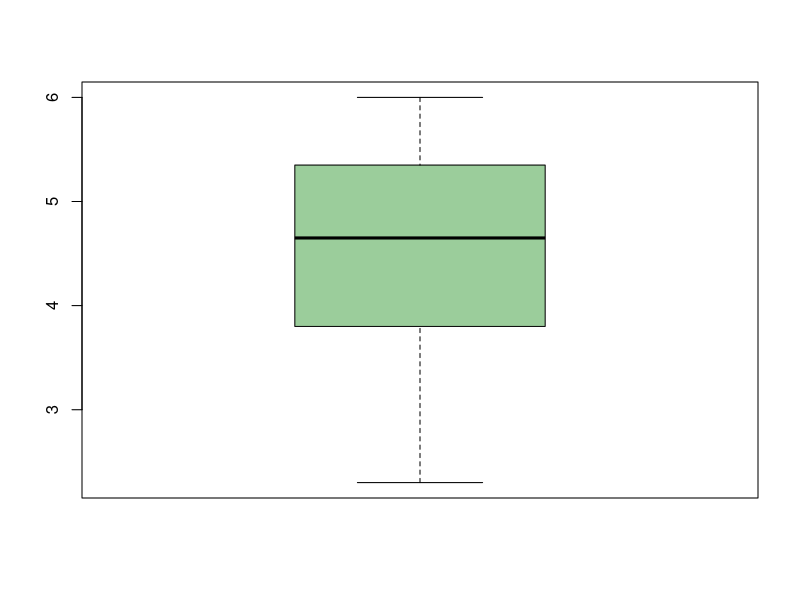

R code for this plot:
zahlen <- c(4.2, 2.3, 5.6, 4.5, 4.8, 3.9, 5.9, 2.4, 5.9, 6, 4, 3.7, 5, 5.2, 4.5, 3.6, 5, 6, 2.8, 3.3, 5.5, 4.2, 4.9, 5.1)
mean(zahlen)

# Länge der Vektoren
length(zahlen)

# bestimmte Zahlen aus zahlen 
zahlen[c(3, 5, 10:12)]

# Empirische Varianz / Mass für Variabilität oder Streuung der Messwerte
var(zahlen)

# Emprirische Standardabweichung / „Mittlere” Abweichung vom Mittelwert
sd(zahlen)

# Median --> Robust
median(zahlen)

# Arithmetisches Mittel --> Durch veränderung einer Beobachtung stark beeinflusst
mean(zahlen)

# Quanitle
quantile(zahlen, p = c(0.25, 0.75), type = 2)
quantile(zahlen, p = seq(from = 0.2, to = 1, by = 0.2), type = 2)

# Quartilsdifferenz
IQR(zahlen, type = 2)

# Boxplot
boxplot(zahlen, col = "darkseagreen3")

# boxplot(zahlen1, zahlen2, col = c("orange", "lightblue"))